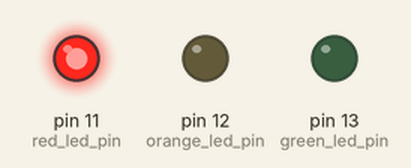
Simulated run of this sketch. Board: Arduino Uno, built with avr-gcc and run on an emulated ATmega328P. Parts: output pins drawn as LEDs (lit = HIGH).

Above: at 0.5 s.
At 1.5 s:
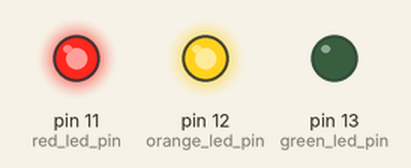
At 2.5 s:
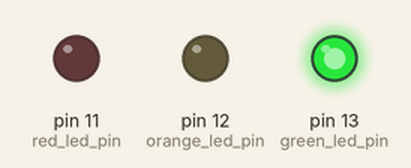
At 3.5 s:
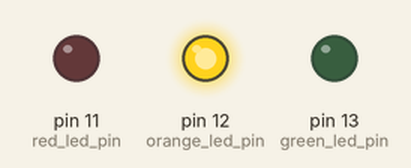
Timing chart, 0 to 5.2 s (numbered marks = the images above):
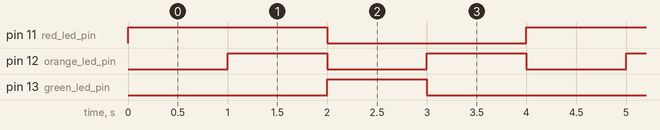

The sketch:

traffic_light.ino
```cpp
int red_led_pin = 11;
int orange_led_pin = 12;
int green_led_pin = 13;

int led_delay_ms = 1000;

void setup() {
    // put your setup code here, to run once:
    pinMode(red_led_pin, OUTPUT);
    pinMode(orange_led_pin, OUTPUT);
    pinMode(green_led_pin, OUTPUT);
}

void loop() {
    // put your main code here, to run repeatedly:
    digitalWrite(red_led_pin, HIGH);
    digitalWrite(orange_led_pin, LOW);
    digitalWrite(green_led_pin, LOW);
    delay(led_delay_ms);

    digitalWrite(red_led_pin, HIGH);
    digitalWrite(orange_led_pin, HIGH);
    digitalWrite(green_led_pin, LOW);
    delay(led_delay_ms);

    digitalWrite(red_led_pin, LOW);
    digitalWrite(orange_led_pin, LOW);
    digitalWrite(green_led_pin, HIGH);
    delay(led_delay_ms);

    digitalWrite(red_led_pin, LOW);
    digitalWrite(orange_led_pin, HIGH);
    digitalWrite(green_led_pin, LOW);
    delay(led_delay_ms);
}
```

Measured:
- by itself, pin 11 (red_led_pin): alternates HIGH for 2.0 s and LOW for 2.0 s
- by itself, pin 12 (orange_led_pin): alternates HIGH for 1.0 s and LOW for 1.0 s
- by itself, pin 13 (green_led_pin): alternates HIGH for 1.0 s and LOW for 3.0 s
